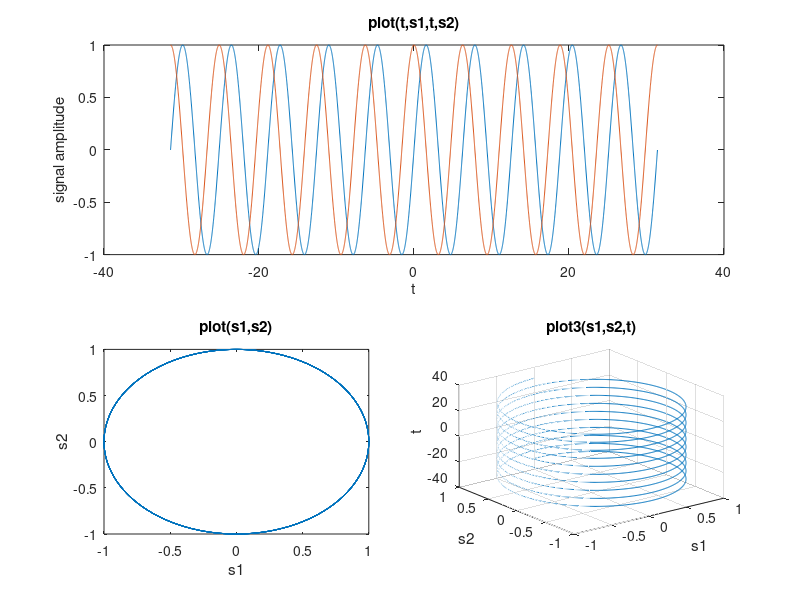

The MATLAB source for this figure: (Note: this script raises an error after producing the figure.)
% 5.2. 3-D Visualization
%% Initialization of MATLAB
close all
clear
clc
%% Variables
scrsz = get(groot,'ScreenSize');
n = 15;
x1 = [1 4];
y1 = [2 8];
z1 = [3 9];
x = 1:n;
y = 1:n;
zl = 1:n;
zc = 8*x.^5+4*y.^5-4*x.^3;
zb = randi(100,1,n);
zs = randn(length(x),length(y));
[xm,ym] = meshgrid(x,y);
zs1 = xm.^2+ym.^2;
zp = peaks(n);
t = -10*pi:0.01:10*pi;
s1 = sin(t); s2 = cos(t);
%% plot3
figure('Name','plot3','position',scrsz)
subplot(2,2,[1,2])
plot(t,s1,t,s2)
xlabel('t'),ylabel('signal amplitude')
title('plot(t,s1,t,s2)')
subplot(2,2,3)
plot(s1,s2)
xlabel('s1'),ylabel('s2')
title('plot(s1,s2)')
subplot(2,2,4)
plot3(s1,s2,t)
grid on
xlabel('s1'),ylabel('s2'),zlabel('t')
title('plot3(s1,s2,t)')
drawnow,pause(2)

figure('Name','plot3','position',scrsz)
subplot 221
plot3(x1,y1,z1,'-s')
grid on
xlabel('X'), ylabel('Y'), zlabel('Z')
title('plot3 - Line 1')
subplot 222
plot3(x,y,zl)
grid on
xlabel('X'), ylabel('Y'), zlabel('Z')
title('plot3 - Line 2')
subplot 223
plot3(x,y,zb,'ro')
grid on
xlabel('X'), ylabel('Y'), zlabel('Z')
title('plot3 - bubble')
subplot 224
plot3(x,y,zc)
grid on
xlabel('X'), ylabel('Y'), zlabel('Z')
title('plot3 - curve')
drawnow,pause(2)
%% surf
figure('Name','surface plot','position',scrsz)
subplot 131
surf(x,y,zs)
xlabel('X'), ylabel('Y'), zlabel('Z')
title('surf')
subplot 132
surfl(x,y,zs)
xlabel('X'), ylabel('Y'), zlabel('Z')
title('surfl')
pause(2)
shading flat 
pause(2)
shading faceted 
pause(2)
shading interp
pause(2)
subplot 133
surfc(x,y,zs)
xlabel('X'), ylabel('Y'), zlabel('Z')
title('surfc')
drawnow,pause(2)

figure('Name','surface plot','position',scrsz)
subplot 131
surf(x,y,zs1)
xlabel('X'), ylabel('Y'), zlabel('Z')
title('surf')
subplot 132
surfl(x,y,zs1)
xlabel('X'), ylabel('Y'), zlabel('Z')
title('surfl')
pause(2)
shading flat 
pause(2)
shading faceted 
pause(2)
shading interp 
pause(2)
subplot 133
surfc(x,y,zs1)
xlabel('X'), ylabel('Y'), zlabel('Z')
title('surfc')
drawnow,pause(2)

figure('Name','surface plot','position',scrsz)
subplot 131
surf(x,y,zp)
xlabel('X'), ylabel('Y'), zlabel('Z')
title('surf')
subplot 132
surfl(x,y,zp)
xlabel('X'), ylabel('Y'), zlabel('Z')
title('surfl')
pause(2)
shading flat 
pause(2)
shading faceted 
pause(2)
shading interp 
subplot 133
surfc(x,y,zp)
xlabel('X'), ylabel('Y'), zlabel('Z')
title('surfc') 
drawnow,pause(2)
%% mesh
figure('Name','mesh plot','position',scrsz)
subplot 131
mesh(x,y,zp)
xlabel('X'), ylabel('Y'), zlabel('Z')
title('mesh')
subplot 132
meshz(x,y,zp)
xlabel('X'), ylabel('Y'), zlabel('Z')
title('meshz')
subplot 133
meshc(x,y,zp)
xlabel('X'), ylabel('Y'), zlabel('Z')
title('meshc')
drawnow,pause(2)
%% other visualization functions
figure('Name','3-D plots','position',scrsz)
subplot 321
stem3(z1)
title('stem3')
subplot 322
bar3([zb;zc])
title('bar3')
subplot 323
contour3(x,y,zp)
title('contour3')
subplot 324
scatter3(x,y,randn(1,n))
title('scatter3')
subplot 325 
comet3(z1)
title('comet3')
subplot 326
p = [0.1 0.4 0.3 0.2];
pie3(p)
title('pie3')
drawnow, pause(2)
figure('Name','symbolic 3-D plots','position',scrsz)
fplot3(@(t) sin(t),@(t) cos(t),@(t) t)
title('fplot3')
drawnow, pause(2)
%% Camera tools
figure('Name','Camera','position',scrsz)
surf(peaks)
grid on
pos = campos;
pause(2)
axis off
title('axis off')
pause(2)
axis on tight 
title('axis tight')
pause(2)
axis normal
title('axis normal (reset)')
pause(2)
axis vis3d
title('axis vis3d')
pause(2)

camorbit(gca,50,50)
title('camera orbit')
pause(2)
camorbit(gca,-50,-50)
title('camera orbit')
pause(2)
for i = 1:36
    camorbit(gca,10,0)
    drawnow,pause(0.1)
end
title('camorbit')
pause(2)

t = 0:pi/20:4*pi;
dx = sin(t)./40;
dy = cos(t)./40;
title('camdolly - camera mode')
for i = 1:length(t)
    camdolly(dx(i),dy(i),0)
    drawnow
end
pause(2)
title('camdolly - target mode')
for i = 1:length(t)
    camdolly(dx(i),dy(i),0,'targetmode')
    drawnow
end
pause(2)

title('campan')
for i = 1:length(t)
    campan(dx(i),dy(i))
    drawnow
end
pause(2)

title('camroll')
for i = 1:36
	camroll(10)
	drawnow,pause(0.1)
end
pause(2)

zf = 1:1:10;
zf = [zf,1./zf];
title('camzoom')
for i = 1:length(zf)
	camzoom(zf(i))
	drawnow,pause(0.1)
end
pause(2)

title('campos')
for x = -300:5:300
    campos([x,5,10])
    drawnow
end
pause(2)
campos(pos)
title('reset campos')
pause(2)

camup([1 0 0])
title('camup')
pause(2)
camup([0 0 0])
xt = linspace(25,50,50);
pause(2)

title('camtarget')
for i = 1:50
     camtarget([xt(i),30,0])
     drawnow
end
pause(2)

camproj('perspective')
title('camproj - perspective')
pause(2)
camproj('orthographic')
title('camproj - orthographic')
pause(2)

camva(180)
title('camva')
pause(2)

view(0,90) % view(2)
title('view(2)')
pause(2)
view(-37.5,30) % view(3)
title('view(3)')
pause(2)
view(90,0)
title('view(90,0)')
pause(2)
%% rotation options
figure('Name','rotate3d','position',scrsz)
ax = surf(peaks);

rotate3d on

pause(2)
rotate(ax,[1 0 0],25)
title('rotate x')
pause(2)
rotate(ax,[0 1 0],25)
title('rotate y')
pause(2)
rotate(ax,[0 0 1],25)
title('rotate z')
pause(2)
% close all
%END
